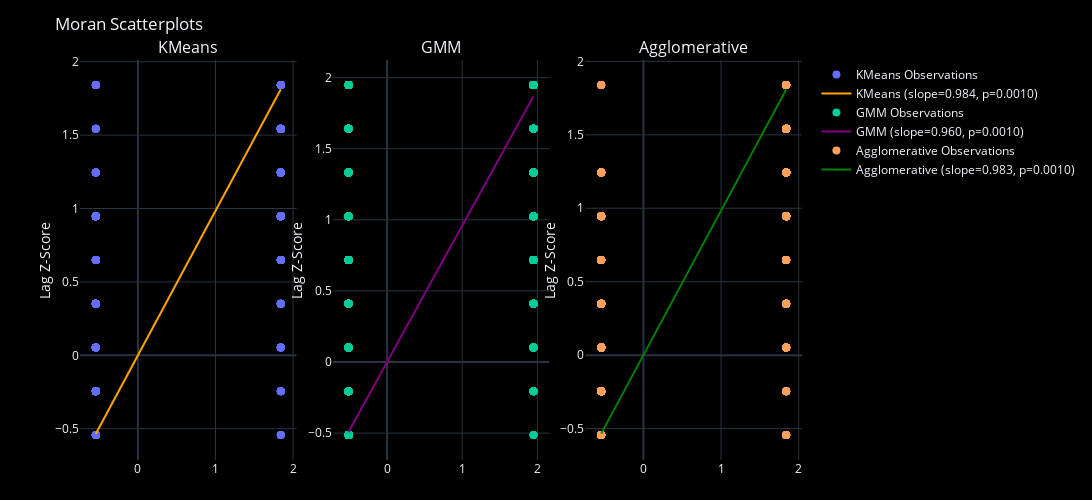

Notebook code for this chart:
### Code cell
# hide-me
display(Javascript('window.cellVisibilityManager.hideCells();'))

warnings.filterwarnings("ignore", message="The weights matrix is not fully connected", module="libpysal.weights.distance")

# --- Load data ---
def clear_line():
    sys.stdout.write('\r' + ' ' * 80 + '\r')
    sys.stdout.flush()

input_pkl_path = "df_services.pkl"  # Update this path if your .pkl is elsewhere
with open(input_pkl_path, 'rb') as pkl_file:
    data = pickle.load(pkl_file)

df_services = data  # DataFrame as loaded

# Features in English (new columns from your updated files)
features = [
    'pop_65_plus', 'number_of_nearby_services', 'average_distance_to_services',
    'Health Centers', 'Pharmacies', 'Hospitals', 
    'Supermarkets', 'Banks', 'Parks and Gardens', 'Post Offices'
]

columns_to_keep = features + ['geometry']

# Drop rows with missing values
df_services = df_services.dropna(subset=features)

# Normalize the data
scaler = StandardScaler()
X = scaler.fit_transform(df_services[features])

# Temporary status message
sys.stdout.write("[INFO] Calculating clusters, please wait...\r")
sys.stdout.flush()

# --- Clustering and Evaluation Metrics ---
max_clusters = 10
distortions = []
silhouette_scores = []
aic_values, bic_values = [], []

for k in range(2, max_clusters):
    kmeans = KMeans(n_clusters=k, random_state=42)
    kmeans.fit(X)
    distortions.append(kmeans.inertia_)
    silhouette_scores.append(silhouette_score(X, kmeans.labels_))
    
    gmm = GaussianMixture(n_components=k, random_state=42)
    gmm.fit(X)
    aic_values.append(gmm.aic(X))
    bic_values.append(gmm.bic(X))

optimal_clusters = silhouette_scores.index(max(silhouette_scores)) + 2
clear_line()
print(f"[INFO] Optimal number of clusters determined: {optimal_clusters}")

# --- Plot elbow, silhouette, AIC, BIC ---
plt.style.use('dark_background')
fig, ax = plt.subplots(1, 4, figsize=(20, 5))

for axis in ax:
    axis.spines['top'].set_visible(False)
    axis.spines['right'].set_visible(False)
    axis.spines['left'].set_color('white')
    axis.spines['bottom'].set_color('white')

ax[0].plot(range(2, max_clusters), distortions, 'yx-', linewidth=2)
ax[0].set_title('Elbow Method', color='white')
ax[0].set_xlabel('Number of Clusters', color='white')
ax[0].set_ylabel('Distortion', color='white')
ax[0].tick_params(axis='both', colors='white')

ax[1].plot(range(2, max_clusters), silhouette_scores, 'mx-', linewidth=2)
ax[1].set_title('Silhouette Score', color='white')
ax[1].set_xlabel('Number of Clusters', color='white')
ax[1].set_ylabel('Silhouette Score', color='white')
ax[1].tick_params(axis='both', colors='white')

ax[2].plot(range(2, max_clusters), aic_values, 'r-o', linewidth=2, label='AIC')
ax[2].set_title('AIC (GMM)', color='white')
ax[2].set_xlabel('Number of Clusters', color='white')
ax[2].set_ylabel('AIC', color='white')
ax[2].tick_params(axis='both', colors='white')
ax[2].legend()

ax[3].plot(range(2, max_clusters), bic_values, 'b-o', linewidth=2, label='BIC')
ax[3].set_title('BIC (GMM)', color='white')
ax[3].set_xlabel('Number of Clusters', color='white')
ax[3].set_ylabel('BIC', color='white')
ax[3].tick_params(axis='both', colors='white')
ax[3].legend()

plt.tight_layout()
plt.show()

# --- Final clustering ---
n_clusters = optimal_clusters
print(f"[INFO] Starting clustering with {n_clusters} clusters...", end='\r', flush=True)

kmeans = KMeans(n_clusters=n_clusters, random_state=42)
df_services['cluster_kmeans'] = kmeans.fit_predict(X)
centroids = kmeans.cluster_centers_

gmm = GaussianMixture(n_components=n_clusters, random_state=42)
df_services['cluster_gmm'] = gmm.fit_predict(X)

agglo = AgglomerativeClustering(n_clusters=n_clusters)
df_services['cluster_agglo'] = agglo.fit_predict(X)

# --- Metrics for each algorithm ---
silhouette_kmeans = silhouette_score(X, df_services['cluster_kmeans'])
inertia_kmeans = kmeans.inertia_
calinski_kmeans = calinski_harabasz_score(X, df_services['cluster_kmeans'])

silhouette_gmm = silhouette_score(X, df_services['cluster_gmm'])
calinski_gmm = calinski_harabasz_score(X, df_services['cluster_gmm'])

silhouette_agglo = silhouette_score(X, df_services['cluster_agglo'])
calinski_agglo = calinski_harabasz_score(X, df_services['cluster_agglo'])

dbi_kmeans = davies_bouldin_score(X, df_services['cluster_kmeans'])
dbi_gmm = davies_bouldin_score(X, df_services['cluster_gmm'])
dbi_agglo = davies_bouldin_score(X, df_services['cluster_agglo'])

# Output metrics
print(' ' * 80, end='\r')
print("\n[INFO] Data processed successfully, displaying metrics and plots...\n")

print("\n=== K-means ===")
print(f"Silhouette Score: {silhouette_kmeans:.3f}")
print(f"Inertia: {inertia_kmeans:.3f}")
print(f"Calinski-Harabasz Index: {calinski_kmeans:.3f}")
print(f"Davies-Bouldin Index: {dbi_kmeans:.3f}")

print("\n=== GMM ===")
print(f"Silhouette Score: {silhouette_gmm:.3f}")
print(f"Calinski-Harabasz Index: {calinski_gmm:.3f}")
print(f"Davies-Bouldin Index: {dbi_gmm:.3f}")

print("\n=== Agglomerative Clustering ===")
print(f"Silhouette Score: {silhouette_agglo:.3f}")
print(f"Calinski-Harabasz Index: {calinski_agglo:.3f}")
print(f"Davies-Bouldin Index: {dbi_agglo:.3f}")

# --- Final cluster visualizations (2D projections) ---
kmeans_labels = df_services['cluster_kmeans']
gmm_labels = df_services['cluster_gmm']
agglo_labels = df_services['cluster_agglo']

plt.style.use('dark_background')
fig, ax = plt.subplots(1, 3, figsize=(18, 5))

ax[0].scatter(X[:, 0], X[:, 1], c=kmeans_labels, cmap='viridis', alpha=0.6)
ax[0].set_title("KMeans Clustering (2D)")

ax[1].scatter(X[:, 0], X[:, 1], c=gmm_labels, cmap='plasma', alpha=0.6)
ax[1].set_title("GMM Clustering (2D)")

ax[2].scatter(X[:, 0], X[:, 1], c=agglo_labels, cmap='coolwarm', alpha=0.6)
ax[2].set_title("Agglomerative Clustering (2D)")

plt.show()

clear_line()

# --- Moran's I and scatterplots ---
if not isinstance(df_services, gpd.GeoDataFrame):
    df_services = gpd.GeoDataFrame(df_services, geometry='geometry')

def compute_moran_scatter(gdf, column, k=8):
    w = KNN.from_dataframe(gdf, k=k)
    w.transform = 'R'
    vals = gdf[column].values.astype(float)
    moran = Moran(vals, w)
    
    z = (vals - np.mean(vals)) / np.std(vals)
    lag_z = w.sparse.dot(z)
    
    line_x = np.linspace(z.min(), z.max(), 100)
    line_y = line_x * moran.I
    
    scatter_data = {
        "z": z,
        "z_lag": lag_z,
        "line_x": line_x,
        "line_y": line_y,
        "moran_I": moran.I,
        "p_value": moran.p_sim
    }
    return scatter_data

model_labels = {
    "KMeans": "cluster_kmeans",
    "GMM": "cluster_gmm",
    "Agglomerative": "cluster_agglo"
}
model_colors = {
    "KMeans": "orange",
    "GMM": "purple",
    "Agglomerative": "green"
}

results = {}
for model_name, col_cluster in model_labels.items():
    scatter = compute_moran_scatter(df_services, col_cluster, k=8)
    results[model_name] = {
        "moran_scatter": scatter,
        "moran_I": scatter["moran_I"],
        "p_value": scatter["p_value"]
    }

n_models = len(results)
fig_moran = make_subplots(
    rows=1, 
    cols=n_models, 
    subplot_titles=list(results.keys()),
    column_widths=[0.3, 0.3, 0.3],
    horizontal_spacing=0.05
)

col_idx = 1
for name, met in results.items():
    scatter = met["moran_scatter"]
    I = met["moran_I"]
    p = met["p_value"]
    line_color = model_colors.get(name, "white")
    fig_moran.add_trace(
        go.Scatter(
            x=scatter["z"],
            y=scatter["z_lag"],
            mode='markers',
            marker=dict(size=8),
            name=f"{name} Observations"
        ),
        row=1, col=col_idx
    )
    fig_moran.add_trace(
        go.Scatter(
            x=scatter["line_x"],
            y=scatter["line_y"],
            mode='lines',
            line=dict(color=line_color),
            name=f"{name} (slope={I:.3f}, p={p:.4f})"
        ),
        row=1, col=col_idx
    )
    fig_moran.update_yaxes(title_text="Lag Z-Score", title_standoff=1, row=1, col=col_idx)
    col_idx += 1

fig_moran.update_layout(
    width=1200,
    height=500,
    margin=dict(l=80, r=20, t=60, b=40),
    title='Moran Scatterplots',
    template='plotly_dark',
    plot_bgcolor='#000000',
    paper_bgcolor='#000000'
)
fig_moran.show()

# --- Save final DataFrame and metrics to .pkl file ---
metrics = {
    'KMeans': {
        'Silhouette Score': silhouette_kmeans,
        'Inertia': inertia_kmeans,
        'Calinski-Harabasz Index': calinski_kmeans,
        'Davies-Bouldin Index': dbi_kmeans
    },
    'GMM': {
        'Silhouette Score': silhouette_gmm,
        'Calinski-Harabasz Index': calinski_gmm,
        'Davies-Bouldin Index': dbi_gmm
    },
    'Agglomerative': {
        'Silhouette Score': silhouette_agglo,
        'Calinski-Harabasz Index': calinski_agglo,
        'Davies-Bouldin Index': dbi_agglo
    }
}

output_pkl_path = "data.pkl"
with open(output_pkl_path, 'wb') as pkl_file:
    pickle.dump({
        'df': df_services[columns_to_keep + ['cluster_kmeans', 'cluster_gmm', 'cluster_agglo']],
        'metrics': metrics
    }, pkl_file)

print("\033[92m[INFO] After analysis, you may continue.\033[0m")

### Figure 1 — Plotly figure (JSON) as saved in the notebook; plotly's stock layout.template omitted (floating-point values rounded to 4 significant figures; data arrays with more than 128 entries replaced by an {"elided": "..."} marker saying what was removed)
{"data": [{"marker": {"size": 8}, "mode": "markers", "name": "KMeans Observations", "type": "scatter", "x": {"elided": "31873 float values"}, "xaxis": "x", "y": {"elided": "31873 float values"}, "yaxis": "y"}, {"line": {"color": "orange"}, "mode": "lines", "name": "KMeans (slope=0.984, p=0.0010)", "type": "scatter", "x": [-0.543, -0.5189, -0.4948, -0.4708, -0.4467, -0.4226, -0.3985, -0.3744, -0.3503, -0.3262, -0.3021, -0.2781, -0.254, -0.2299, -0.2058, -0.1817, -0.1576, -0.1335, -0.1094, -0.08536, -0.06127, -0.03719, -0.0131, 0.01099, 0.03507, 0.05916, 0.08325, 0.1073, 0.1314, 0.1555, 0.1796, 0.2037, 0.2278, 0.2519, 0.2759, 0.3, 0.3241, 0.3482, 0.3723, 0.3964, 0.4205, 0.4445, 0.4686, 0.4927, 0.5168, 0.5409, 0.565, 0.5891, 0.6132, 0.6372, 0.6613, 0.6854, 0.7095, 0.7336, 0.7577, 0.7818, 0.8059, 0.8299, 0.854, 0.8781, 0.9022, 0.9263, 0.9504, 0.9745, 0.9985, 1.023, 1.047, 1.071, 1.095, 1.119, 1.143, 1.167, 1.191, 1.215, 1.239, 1.264, 1.288, 1.312, 1.336, 1.36, 1.384, 1.408, 1.432, 1.456, 1.48, 1.504, 1.528, 1.553, 1.577, 1.601, 1.625, 1.649, 1.673, 1.697, 1.721, 1.745, 1.769, 1.793, 1.817, 1.842], "xaxis": "x", "y": [-0.5345, -0.5108, -0.4871, -0.4634, -0.4396, -0.4159, -0.3922, -0.3685, -0.3448, -0.3211, -0.2974, -0.2737, -0.25, -0.2263, -0.2026, -0.1789, -0.1551, -0.1314, -0.1077, -0.08402, -0.06031, -0.0366, -0.0129, 0.01081, 0.03452, 0.05823, 0.08194, 0.1056, 0.1294, 0.1531, 0.1768, 0.2005, 0.2242, 0.2479, 0.2716, 0.2953, 0.319, 0.3427, 0.3664, 0.3901, 0.4139, 0.4376, 0.4613, 0.485, 0.5087, 0.5324, 0.5561, 0.5798, 0.6035, 0.6272, 0.6509, 0.6746, 0.6984, 0.7221, 0.7458, 0.7695, 0.7932, 0.8169, 0.8406, 0.8643, 0.888, 0.9117, 0.9354, 0.9591, 0.9829, 1.007, 1.03, 1.054, 1.078, 1.101, 1.125, 1.149, 1.173, 1.196, 1.22, 1.244, 1.267, 1.291, 1.315, 1.338, 1.362, 1.386, 1.41, 1.433, 1.457, 1.481, 1.504, 1.528, 1.552, 1.576, 1.599, 1.623, 1.647, 1.67, 1.694, 1.718, 1.742, 1.765, 1.789, 1.813], "yaxis": "y"}, {"marker": {"size": 8}, "mode": "markers", "name": "GMM Observations", "type": "scatter", "x": {"elided": "31873 float values"}, "xaxis": "x2", "y": {"elided": "31873 float values"}, "yaxis": "y2"}, {"line": {"color": "purple"}, "mode": "lines", "name": "GMM (slope=0.960, p=0.0010)", "type": "scatter", "x": [-0.5133, -0.4885, -0.4636, -0.4387, -0.4139, -0.389, -0.3641, -0.3393, -0.3144, -0.2896, -0.2647, -0.2398, -0.215, -0.1901, -0.1652, -0.1404, -0.1155, -0.09065, -0.06579, -0.04093, -0.01606, 0.008799, 0.03366, 0.05852, 0.08339, 0.1083, 0.1331, 0.158, 0.1828, 0.2077, 0.2326, 0.2574, 0.2823, 0.3072, 0.332, 0.3569, 0.3817, 0.4066, 0.4315, 0.4563, 0.4812, 0.5061, 0.5309, 0.5558, 0.5806, 0.6055, 0.6304, 0.6552, 0.6801, 0.705, 0.7298, 0.7547, 0.7795, 0.8044, 0.8293, 0.8541, 0.879, 0.9039, 0.9287, 0.9536, 0.9784, 1.003, 1.028, 1.053, 1.078, 1.103, 1.128, 1.152, 1.177, 1.202, 1.227, 1.252, 1.277, 1.302, 1.327, 1.351, 1.376, 1.401, 1.426, 1.451, 1.476, 1.501, 1.525, 1.55, 1.575, 1.6, 1.625, 1.65, 1.675, 1.699, 1.724, 1.749, 1.774, 1.799, 1.824, 1.849, 1.874, 1.898, 1.923, 1.948], "xaxis": "x2", "y": [-0.4926, -0.4688, -0.4449, -0.421, -0.3972, -0.3733, -0.3495, -0.3256, -0.3017, -0.2779, -0.254, -0.2302, -0.2063, -0.1824, -0.1586, -0.1347, -0.1109, -0.087, -0.06314, -0.03928, -0.01542, 0.008444, 0.0323, 0.05617, 0.08003, 0.1039, 0.1277, 0.1516, 0.1755, 0.1993, 0.2232, 0.247, 0.2709, 0.2948, 0.3186, 0.3425, 0.3664, 0.3902, 0.4141, 0.4379, 0.4618, 0.4857, 0.5095, 0.5334, 0.5572, 0.5811, 0.605, 0.6288, 0.6527, 0.6765, 0.7004, 0.7243, 0.7481, 0.772, 0.7958, 0.8197, 0.8436, 0.8674, 0.8913, 0.9151, 0.939, 0.9629, 0.9867, 1.011, 1.034, 1.058, 1.082, 1.106, 1.13, 1.154, 1.178, 1.201, 1.225, 1.249, 1.273, 1.297, 1.321, 1.345, 1.368, 1.392, 1.416, 1.44, 1.464, 1.488, 1.512, 1.536, 1.559, 1.583, 1.607, 1.631, 1.655, 1.679, 1.703, 1.726, 1.75, 1.774, 1.798, 1.822, 1.846, 1.87], "yaxis": "y2"}, {"marker": {"size": 8}, "mode": "markers", "name": "Agglomerative Observations", "type": "scatter", "x": {"elided": "31873 float values"}, "xaxis": "x3", "y": {"elided": "31873 float values"}, "yaxis": "y3"}, {"line": {"color": "green"}, "mode": "lines", "name": "Agglomerative (slope=0.983, p=0.0010)", "type": "scatter", "x": [-0.5437, -0.5197, -0.4956, -0.4715, -0.4475, -0.4234, -0.3993, -0.3753, -0.3512, -0.3271, -0.303, -0.279, -0.2549, -0.2308, -0.2068, -0.1827, -0.1586, -0.1346, -0.1105, -0.08642, -0.06235, -0.03828, -0.01421, 0.009856, 0.03393, 0.05799, 0.08206, 0.1061, 0.1302, 0.1543, 0.1783, 0.2024, 0.2265, 0.2505, 0.2746, 0.2987, 0.3228, 0.3468, 0.3709, 0.395, 0.419, 0.4431, 0.4672, 0.4912, 0.5153, 0.5394, 0.5635, 0.5875, 0.6116, 0.6357, 0.6597, 0.6838, 0.7079, 0.7319, 0.756, 0.7801, 0.8041, 0.8282, 0.8523, 0.8764, 0.9004, 0.9245, 0.9486, 0.9726, 0.9967, 1.021, 1.045, 1.069, 1.093, 1.117, 1.141, 1.165, 1.189, 1.213, 1.237, 1.261, 1.286, 1.31, 1.334, 1.358, 1.382, 1.406, 1.43, 1.454, 1.478, 1.502, 1.526, 1.55, 1.574, 1.598, 1.622, 1.647, 1.671, 1.695, 1.719, 1.743, 1.767, 1.791, 1.815, 1.839], "xaxis": "x3", "y": [-0.5345, -0.5108, -0.4872, -0.4635, -0.4399, -0.4162, -0.3925, -0.3689, -0.3452, -0.3216, -0.2979, -0.2742, -0.2506, -0.2269, -0.2033, -0.1796, -0.1559, -0.1323, -0.1086, -0.08495, -0.06129, -0.03763, -0.01397, 0.009689, 0.03335, 0.05701, 0.08067, 0.1043, 0.128, 0.1516, 0.1753, 0.199, 0.2226, 0.2463, 0.2699, 0.2936, 0.3173, 0.3409, 0.3646, 0.3882, 0.4119, 0.4356, 0.4592, 0.4829, 0.5065, 0.5302, 0.5539, 0.5775, 0.6012, 0.6248, 0.6485, 0.6722, 0.6958, 0.7195, 0.7431, 0.7668, 0.7905, 0.8141, 0.8378, 0.8614, 0.8851, 0.9088, 0.9324, 0.9561, 0.9797, 1.003, 1.027, 1.051, 1.074, 1.098, 1.122, 1.145, 1.169, 1.193, 1.216, 1.24, 1.264, 1.287, 1.311, 1.335, 1.358, 1.382, 1.406, 1.429, 1.453, 1.477, 1.5, 1.524, 1.548, 1.571, 1.595, 1.619, 1.642, 1.666, 1.69, 1.713, 1.737, 1.761, 1.784, 1.808], "yaxis": "y3"}], "layout": {"annotations": [{"font": {"size": 16}, "showarrow": false, "text": "KMeans", "x": 0.15, "xanchor": "center", "xref": "paper", "y": 1, "yanchor": "bottom", "yref": "paper"}, {"font": {"size": 16}, "showarrow": false, "text": "GMM", "x": 0.5, "xanchor": "center", "xref": "paper", "y": 1, "yanchor": "bottom", "yref": "paper"}, {"font": {"size": 16}, "showarrow": false, "text": "Agglomerative", "x": 0.85, "xanchor": "center", "xref": "paper", "y": 1, "yanchor": "bottom", "yref": "paper"}], "height": 500, "margin": {"b": 40, "l": 80, "r": 20, "t": 60}, "paper_bgcolor": "#000000", "plot_bgcolor": "#000000", "title": {"text": "Moran Scatterplots"}, "width": 1200, "xaxis": {"anchor": "y", "domain": [0, 0.3]}, "xaxis2": {"anchor": "y2", "domain": [0.35, 0.65]}, "xaxis3": {"anchor": "y3", "domain": [0.7, 1]}, "yaxis": {"anchor": "x", "domain": [0, 1], "title": {"standoff": 1, "text": "Lag Z-Score"}}, "yaxis2": {"anchor": "x2", "domain": [0, 1], "title": {"standoff": 1, "text": "Lag Z-Score"}}, "yaxis3": {"anchor": "x3", "domain": [0, 1], "title": {"standoff": 1, "text": "Lag Z-Score"}}}}
